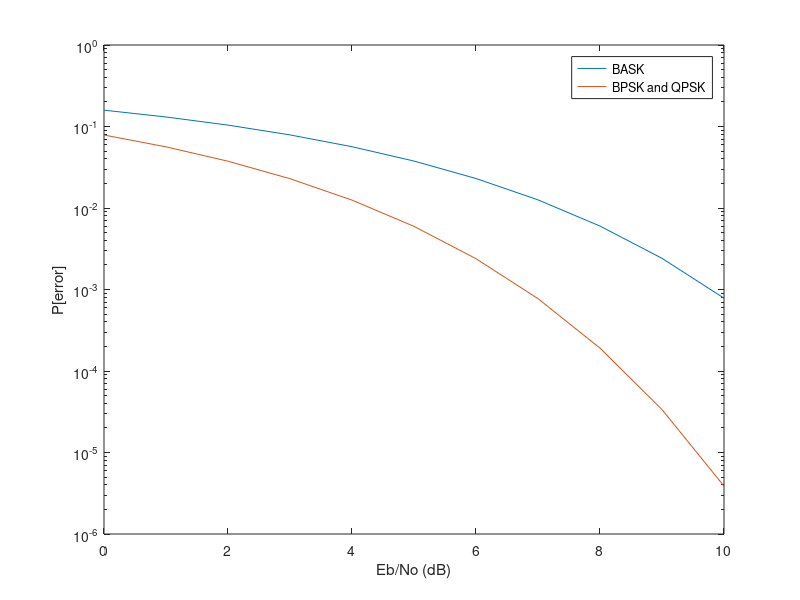

Recreate this plot in MATLAB. (Note: this script raises an error after producing the figure.)
close
clear all
%%% Belinda Nguyen %%%

%Question 1
%Part a, b, and c
snrDB = 0:1:10;
snr = 10.^(snrDB/10);

berBASK = qfunc(sqrt(snr));
berBPSK = qfunc(sqrt(2*snr));

berPerformance = semilogy(snrDB, berBASK, snrDB, berBPSK);
legend('BASK' , 'BPSK and QPSK'),
xlabel('Eb/No (dB)');
ylabel('P[error]');

%Question 2
L = 100; %bit sequence number
info = round(rand(1,L));

fc = 1;
Tc = 1/fc;
sps = 10; 
tb = 1/sps;
wo = 2*pi*fc;
t = tb:tb:L;

upT = repelem(info, sps); %Pulse train through samples per symbol (1 bit per symbol)

for n = 1:length(upT) %BPSK does 1 bit per sample
    BP = upT(n);
        if BP == [0]
            p1(n)=  -1;
        elseif BP == [1]
            p1(n)= 1;  
        end
end

carrier = cos(wo.*t); %NRZ-L Signal w a resultant phase either 0 or pi
modSignal = p1.*carrier;

No = 1; %Eb = 1  Eb/No related to SNR (dimensionless) distance is 2
sigma = sqrt(No/2);

for i = 1:length(modSignal) %threshold is zero
    noisySignal(i) = modSignal(i) + sigma*rand(1);
    multipliedSignal = noisySignal(i).*carrier(i);
    cleanedSignal = lowpass(multipliedSignal, .5);
%     cleanedSignal = round((2*rSignal/Tc));
    if (cleanedSignal >= 0)
       demodSignal(i) = 1;
    elseif (cleanedSignal <= 0)
        demodSignal(i) = 0;
    end
end

for j = 1:length(modSignal)
    if demodSignal(j) == upT(j)
        differenceSignal(j) = 0; %ignoring true
    elseif demodSignal(j) ~= upT(j)
        differenceSignal(j) = 1; %count false
    end 
end

error = sum(differenceSignal == 1);

figure (2);
subplot(411);
plot(t, modSignal, t, p1);
legend('BPSK Signal' , 'Binary Data'),
xlabel('time');
ylabel('Amplitude');

subplot(412);
plot(t, noisySignal);
xlabel('time');
ylabel('Amplitude');

subplot(413);
plot(t, demodSignal);
xlabel('time');
ylabel('Amplitude');